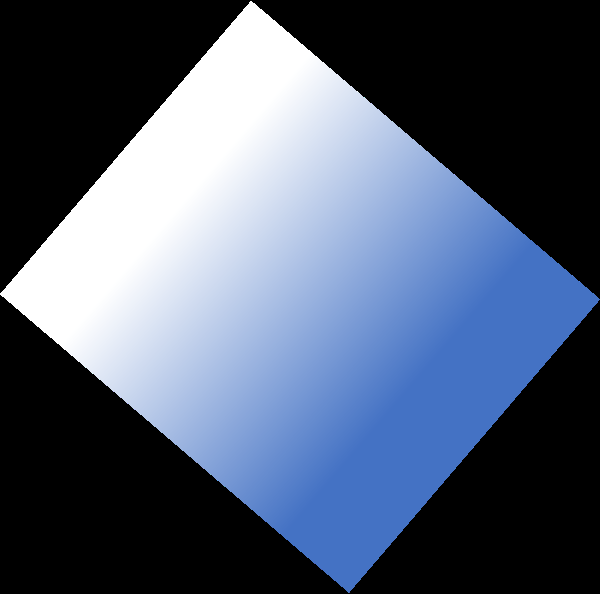
#> input picture midterms/MidtermB/L1-B.png, 600 x 594 px
$ jupyter execute --allow-errors CV-2020-Midterm-Exam-B.ipynb   (shell and % lines are left out)
#> lines starting #> are read from the running program, lines starting #| are printed output that depends on the picture
[cell 1]
import matplotlib.pyplot as plt
import numpy as np
import cv2
import pickle

# to store your answers
answers = {}

### Read this First

#### We have provided a cell for each of the short and long questions. In some cases the cell also defines useful values. Please do not add additional cells.

#### We've given an example of what we'd like to see in the first two cells as an example. Please print your answers from the computational cell to appear after it.  If there are two elements, print both one after the other.

### What to hand in
#### CV-2020-Midterm-Exam-B.ipynb and answers.pkl(it will be automatically generated as you finish everything and run till the end)

### Some functions you might find useful

[cell 2]
def sk(v) :
  """ Computes the skew-symmetric matrix given a vector v
      Args:
        v: Vector containing 3 values [v0, v1, v2]
      Return:
        sk: Skew symmetric matrix form of vector v
            [0,  -v2,  v1]
            [v2,   0, -v0]
            [-v1, v0,   0]
  """
  return np.array([[0,-v[2],v[1]],[v[2],0,-v[0]],[-v[1],v[0],0]])

### Example Question and Answer

**Q1: What is the product of the matrix H and vector x in the cell below?**

[cell 3]
H = np.ones((3,3))
x = np.array([1,1,1])
print(H@x)

## Short Questions (4 pts each, 20 pts total)

**1. Given the homography [1,2,3;4,5,6;7,8,9], what is the projection of the point [1,2]. Please print the resulting 2d coordinate vector from the projective coordinates.**

[cell 4]
H = np.array([[1,2,3],[4,5,6],[7,8,9]])
p = np.array([1,2])

#TODO: compute pp, which should be a numpy array of shape(2,). Please do not change the shape of answer, otherwise it will be autograded as incorrect
pp = np.zeros((2,))
print(pp)

# store the answer. Do not modify this
answers['short1'] = pp # worth 4 points

**2. Given the convolution kernel S = [0,0,1,2,4,8,4,2,1,0,0] and the derivative kernel  D = [1,-1], compute
(1) the single kernel that combines smoothing by S and computing the derivative as a single kernel.
(2) the single kernel that combines smoothing by S and computing the second derivative as a single kernel.**

[cell 5]
S = np.array([ 1, 2, 4, 8, 4, 2, 1])
D = np.array([1,-1])

#TODO: compute S1 and S2, i.e. the kernels in (1) and (2)
S1 = np.zeros((8,))
s2 = np.zeros((9,))
print(S1)
#> (the rest of this cell did not finish here and is left out)

**3.Find the harris corner response given the gradient values in the variable SQ3 using a k value of 0.05. Round to the nearest 100 (use round(X,-2)). the matrix SQ3 is an n x 2 matrix, where each row is an image gradient.
**

[cell 6]
SQ3 = np.array([[1,2],[2,3],[1,3],[-5, 4],[2, 3],[4, -4],[-1,-1]])

#TODO: compute edgeresponse
edgeresponse = 0.0
print(round(edgeresponse,-2))

# store the answer. Do not modify this
answers['short3'] = round(edgeresponse,-2) # worth 4 points

**4. Compute the F matrix from the values given below and then compute the coefficients of the epipolar line in the left image for the point [3, 4] in the right image**

K = [10, 0, 0; 0, 10, 0; 0, 0, 1];  T = [1,1,1];  R = I

[cell 7]
K = np.array([[10,0,0],[0,10,0],[0,0,1]])
T = np.array([1,1,1])
R = np.identity(3)

#TODO: Compute F and compute line parameters
F = np.zeros((3,3))
lineresultasarray = np.zeros((3,))
print(F)
print(lineresultasarray)

# store the answer. Do not modify this
answers['short4'] = {}
answers['short4']['F'] = F # 2 points
answers['short4']['epipolar'] = lineresultasarray # 2 points

**5.Project the point [0,0,0] given the following intrinsic, extrinsic camera parameters:**

Scale parameters = 10;

Optical center = (100, 100)

Rotation by 90 degrees around the z axis

Translation value of [0,0, 500]

[cell 8]
p = np.array([0,0,0,1])
K = np.array([[10, 0, 100],[0, 10, 100],[0,0,1]])

# Compute camera model matrix M and project point to coordinates u and v
M = np.zeros((3,4)) # the matrix M is the full camera projection matrix, not the intrinsic parameter matrix.  It was call P in the slides.
pp = np.zeros((2,))
print(M)
print(pp)

# store the answer. Do not modify this
answers['short5'] = {}
answers['short5']['M'] = M # 2 points
answers['short5']['pp'] = pp # 2 points

### **Long Questions (5 pts each, 15 pts total)**

**1. Given the image L1,  compute the histogram of directions of nonzero gradients (not weighted by gradient magnitude). Use a derivative of Gaussian filter with sigma of 1.0. Your histogram should quantize to 4 quadrants -- 0 to 90, 91-180, 181-270, and 271-360. Print the histogram rounded to the nearest 100.**

[cell 9]
L1 = cv2.cvtColor(cv2.imread('L1-B.png'), cv2.COLOR_BGR2GRAY)
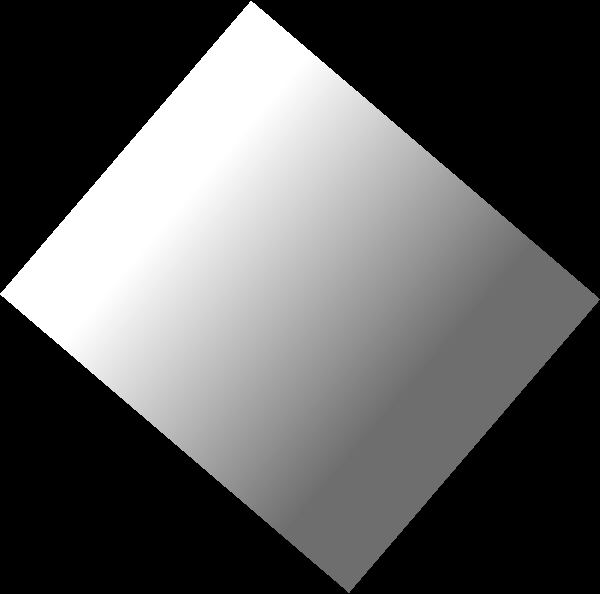
#> L1: shape (594, 600); min 0, max 255, mean 90.3

[cell 10]
from scipy.ndimage import gaussian_filter

#todo: compute dir

histogram = np.zeros(4)
#> (the rest of this cell did not finish here and is left out)

**2. Compute SAD, SSD, and NCC of two image patches L2a and L2b**

[cell 11]
L2a = cv2.cvtColor(cv2.imread('L2a-B.png'), cv2.COLOR_BGR2GRAY)
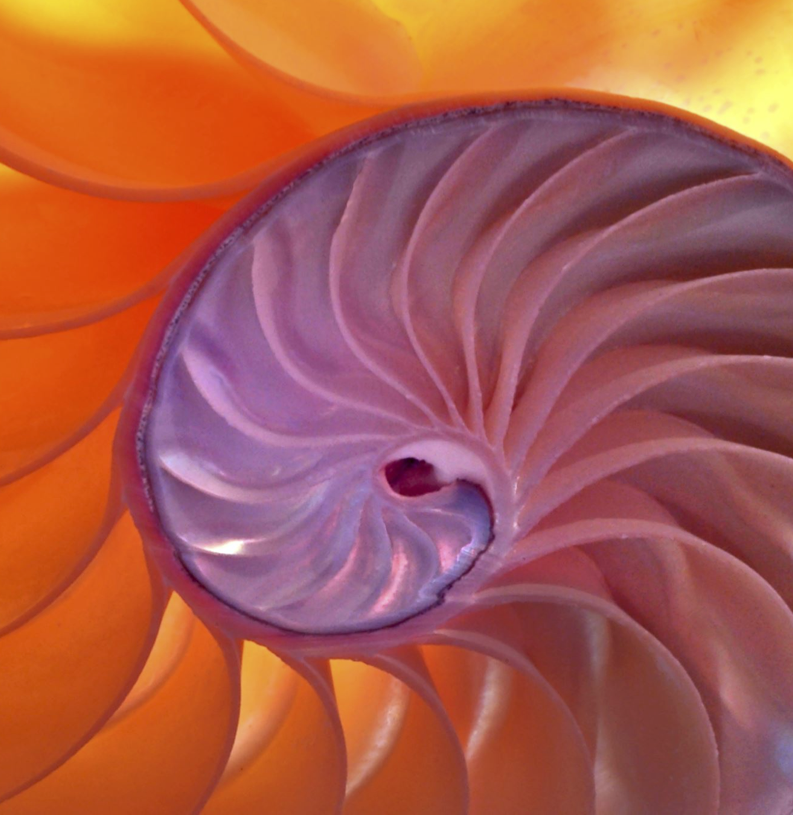
#> input picture midterms/MidtermB/L2a-B.png, 793 x 815 px
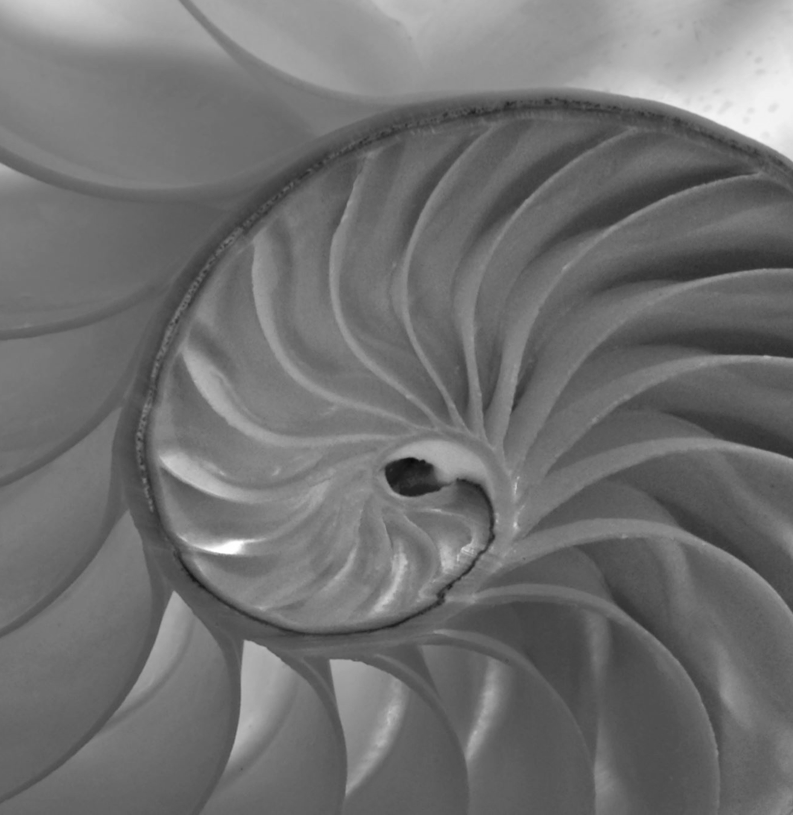
#> L2a: shape (815, 793); min 8, max 255, mean 112.1
L2b = cv2.cvtColor(cv2.imread('L2b-B.png'), cv2.COLOR_BGR2GRAY)
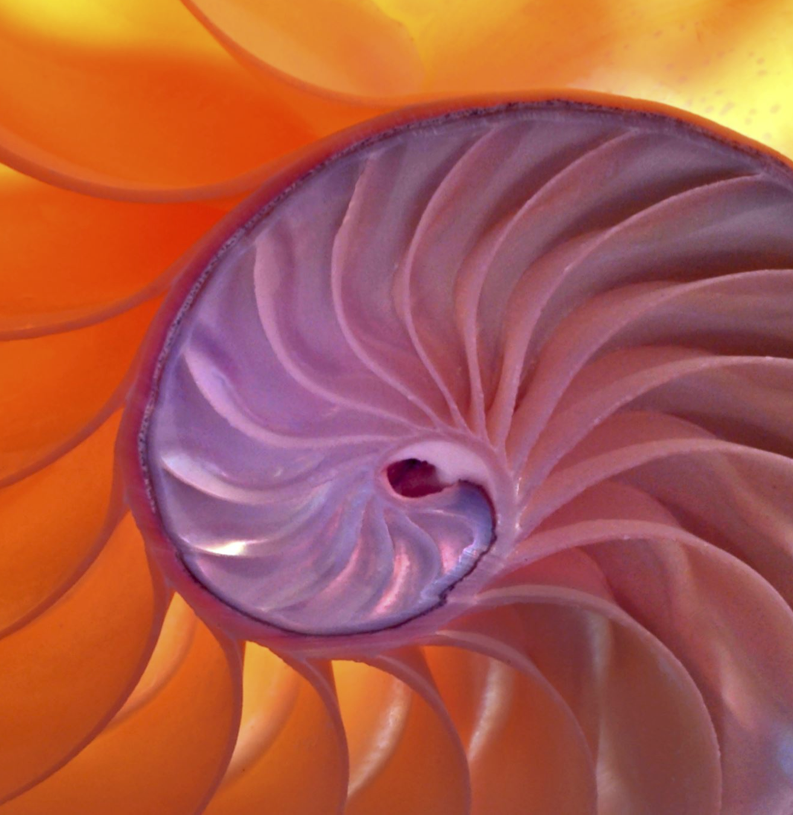
#> input picture midterms/MidtermB/L2b-B.png, 793 x 815 px
#> L2b: shape (815, 793); min 8, max 255, mean 112.2

#TODO: compute SAD, SSD, and NCC

#> (the rest of this cell did not finish here and is left out)
